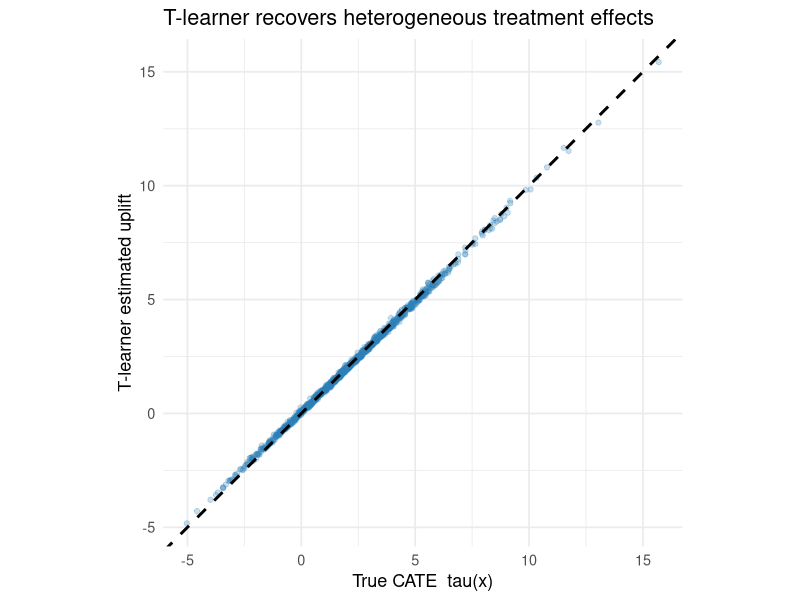

This figure's R source:
## ---- chunk 1
#| include: false
suppressPackageStartupMessages(library(tidyverse))
## ---- chunk 2
.libPaths(c("C:/Users/miken/R/library-4.4", .libPaths()))
set.seed(42)

# ---- Data-generating process with KNOWN treatment effect ----
n  <- 4000
p  <- 5
X  <- matrix(rnorm(n * p), n, p)
colnames(X) <- paste0("x", 1:p)

# True CATE: heterogeneous, depends on x1 (linear) and x2 (quadratic)
tau_true <- function(X) 1 + 2 * X[, 1] + X[, 2]^2

# Baseline (control) response surface, nonlinear in several covariates
baseline <- function(X) 2 + X[, 1] + 0.5 * X[, 3] - X[, 4] + sin(X[, 5])

# Randomized treatment => unconfoundedness holds by design
W  <- rbinom(n, 1, 0.5)

# Observed outcome = baseline + W * tau(X) + noise
mu0   <- baseline(X)
mu1   <- baseline(X) + tau_true(X)
y     <- mu0 + W * tau_true(X) + rnorm(n, sd = 1)

dat <- data.frame(y = y, W = W, X)

# ---- Train / test split ----
idx_tr <- sample(seq_len(n), size = 0.7 * n)
tr <- dat[idx_tr, ]
te <- dat[-idx_tr, ]

# ---- T-learner: one model per arm ----
# Base learner = OLS with the quadratic term the true effect needs.
form <- y ~ x1 + x2 + I(x2^2) + x3 + x4 + sin(x5)
m1 <- lm(form, data = tr[tr$W == 1, ])   # treated model  -> mu1(x)
m0 <- lm(form, data = tr[tr$W == 0, ])   # control model  -> mu0(x)

# CATE estimate = difference of the two response-surface predictions
tau_hat <- predict(m1, newdata = te) - predict(m0, newdata = te)

# Ground-truth CATE on the test set
tau_te  <- tau_true(as.matrix(te[, paste0("x", 1:p)]))

# ---- Accuracy of the per-unit uplift estimate ----
rmse <- sqrt(mean((tau_hat - tau_te)^2))
bias <- mean(tau_hat - tau_te)
cat(sprintf("True ATE   : %.3f\n", mean(tau_te)))
cat(sprintf("Est. ATE   : %.3f\n", mean(tau_hat)))
cat(sprintf("CATE RMSE  : %.3f\n", rmse))
cat(sprintf("CATE bias  : %.3f\n", bias))

library(ggplot2)
ggdat <- data.frame(true = tau_te, est = tau_hat)
ggplot(ggdat, aes(true, est)) +
  geom_point(alpha = 0.25, colour = "#2c7fb8") +
  geom_abline(slope = 1, intercept = 0, linetype = "dashed", linewidth = 1) +
  labs(x = "True CATE  tau(x)", y = "T-learner estimated uplift",
       title = "T-learner recovers heterogeneous treatment effects") +
  coord_equal() +
  theme_minimal(base_size = 13)
## ---- chunk 3
.libPaths(c("C:/Users/miken/R/library-4.4", .libPaths()))
# Qini-style cumulative gain on the test set, ordered by predicted uplift.
ord <- order(tau_hat, decreasing = TRUE)
te_ord <- te[ord, ]

# Among units we "target" first, compare treated vs control mean outcomes.
n_te <- nrow(te_ord)
frac <- seq(0.05, 1, by = 0.05)
gain <- sapply(frac, function(f) {
  k   <- max(2, floor(f * n_te))
  top <- te_ord[seq_len(k), ]
  yt  <- mean(top$y[top$W == 1])
  yc  <- mean(top$y[top$W == 0])
  k * (yt - yc)            # cumulative incremental outcome
})
qini <- data.frame(frac = frac, gain = gain)
print(head(qini, 4))
